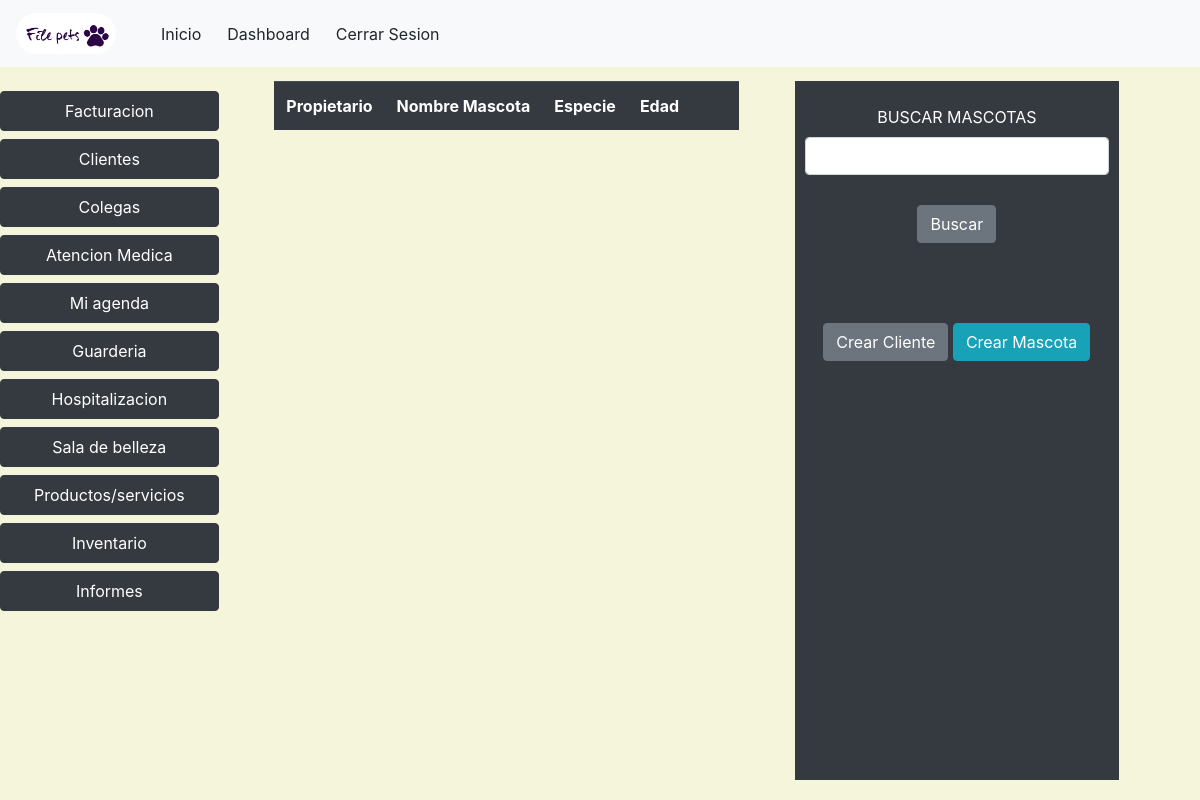
Page /ver/mascotas (signed in) on the earlier database version.
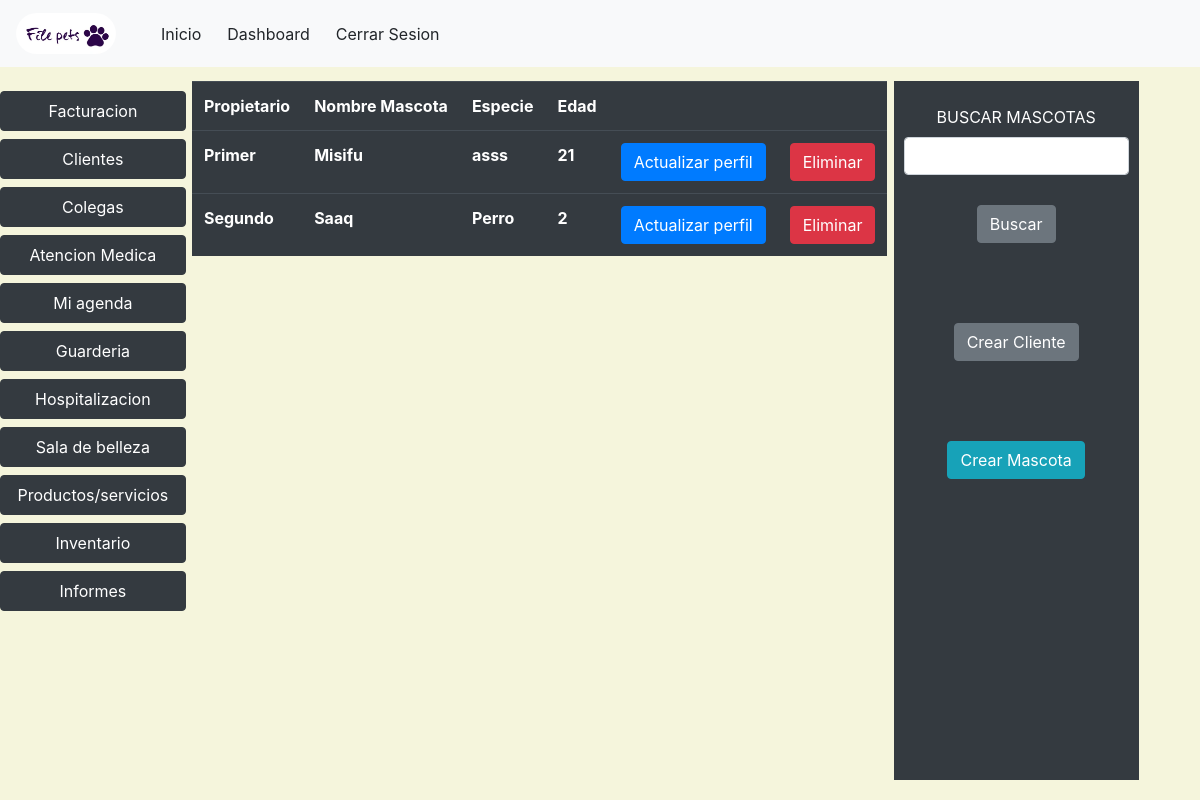
Same page on the later database version.
### veterinary/models.py (models this page shows, shortened)
class Pet(models.Model):
    client = models.ForeignKey(Client, on_delete=models.CASCADE)
    namePet = models.CharField(max_length=30,blank=False,null=False)
    species = models.CharField(max_length=30,blank=True,null=True)
    age = models.CharField(max_length=3 , blank=False, null = False)

class Client(models.Model):
    veterinary = models.ForeignKey(Veterinary, on_delete=models.CASCADE,blank=True,null=True)
    name = models.CharField(max_length=50,blank=False,null=False)
    last_name = models.CharField(max_length=50,blank=False,null=False)
    identification = models.CharField(max_length=50,blank=True,null=True)
    email = models.EmailField(unique=True)
    phone = models.CharField(max_length=15,blank=True,null=True)
    def __str__(self):
        return self.name

### veterinary/views.py (the view)
# urls.py: path("ver/mascotas",views.detailPet,name='detailPet'),
@login_required(login_url='login')
def detailPet(request):
    if request.method == 'POST':
        pet = Pet.objects.filter(namePet__contains = request.POST.get('search',''))
    else:
        pet = Pet.objects.all()
    context = {'pets':pet}
    return render(request,'veterinary/detailPet.html',context)

### templates/veterinary/detailPet.html (shortened to what this page needs)
{% extends 'layout/base.html' %}
{% block 'style' %}
{% load static %}
<link rel="stylesheet" href="{% static 'css/estilo.css' %}">
{% endblock %}
{% block 'header' %}
{% include 'layout/partials/headerbase.html' %}
{% endblock %}
{% block 'content' %}
<div class="left-menu">
  <div class="caja1">
    {% include 'layout/partials/leftmenu.html' %}
  </div>
  <div class="caja2">
    <div style="width: 80%; background-color: rgb(52,58,64);color:white; text-align: center;padding-left: 10px;padding-right: 10px;">
        <form action="" method="POST" style="margin-top:3vh ;">
            <label >BUSCAR MASCOTAS</label>
            <input type="text" class="form-control" name="search">
            <input type="submit" class="btn btn-secondary" value="Buscar" style="margin-top: 30px ;">
        </form>
        <a href=" {% url 'registerClient' %}" class="btn btn-secondary" style="margin-top: 10vh;">Crear Cliente</a>
        <a href=" {% url 'registerPet' %}" class="btn btn-info" style="margin-top: 10vh;">Crear Mascota</a>
    </div>
  </div>
  <div class="caja3">
    <div>
        <table class="table table-dark">
            <tr>
                <th>Propietario</th>
                <th>Nombre Mascota</th>
                <th>Especie</th>
                <th>Edad</th>
                <th></th>
                <th></th>
              </tr>
        {% for pet in pets %}
            <tr>
                <th>{{pet.client}}</th>
                <th>{{pet.namePet}}</th>
                <th>{{pet.species}}</th>
                <th>{{pet.age}}</th>
                <th><a href="{% url 'updateClient' id=pet.id %}" class="btn btn-primary">Actualizar perfil</a></th>
                <th><button onclick = "borrar('{{pet.id}}')" class="btn btn-danger">Eliminar</button></th>
            </tr>
        {% endfor %}
        </table>
    </div>
  </div>
</div>
{% endblock %}

Differences in the rows shown:
added Pet: client "Primer", namePet "Misifu", species "asss", age "21"
added Pet: client "Segundo", namePet "Saaq", species "Perro", age "2"
